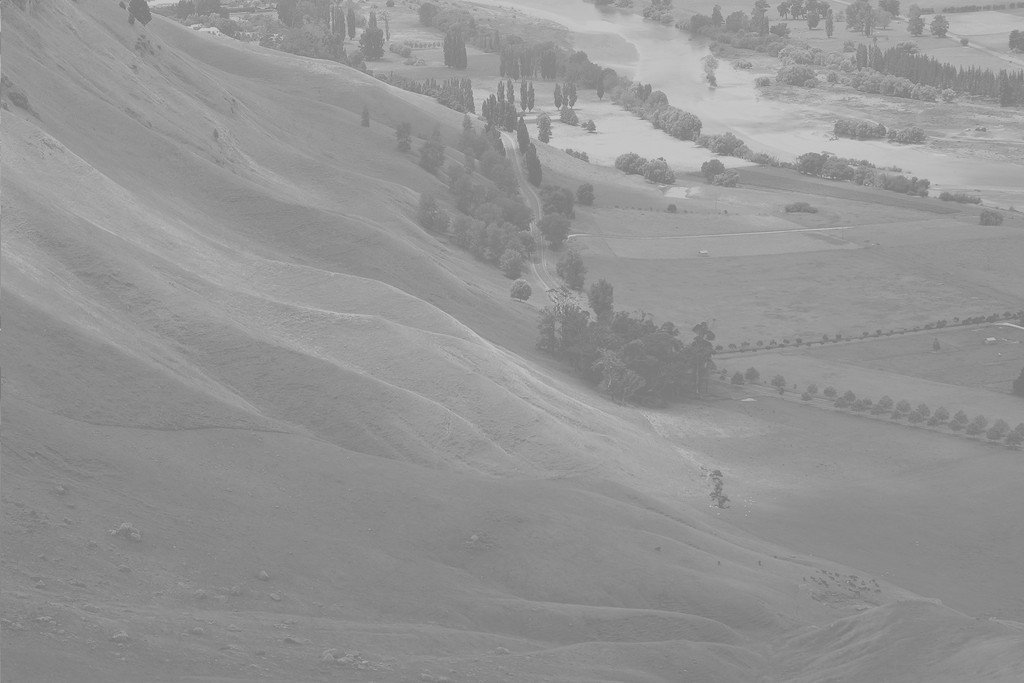
#> input picture Image_Processing/images/mountain.jpg, 1024 x 683 px
$ jupyter execute histogram_equalization.ipynb
#> lines starting #> are read from the running program, lines starting #| are printed output that depends on the picture
# Histogram Equalization

## Import necessary libraries

[cell 1]
import cv2
import numpy as np
import matplotlib.pyplot as plt

## Function for plotting image and its histogram with CDF line

[cell 2]
def plot_img_and_hist(img):
    hist, bins = np.histogram(img.flatten(), 256, [0, 256])

    # Calculate and normalize the cumulative distribution function (cdf)
    cdf = hist.cumsum()
    cdf_normalized = cdf * float(hist.max()) / cdf.max()

    plt.figure(figsize=(10, 5))

    plt.subplot(1, 2, 1)
    plt.imshow(cv2.cvtColor(img, cv2.COLOR_BGR2RGB))
    plt.title('Image')
    plt.axis('on')

    plt.subplot(1, 2, 2)
    plt.plot(bins[:-1], cdf_normalized, color = 'b')
    plt.hist(img.flatten(), 256, [0, 256], color = 'r')
    plt.xlim([0, 256])
    plt.legend(('cdf','histogram'), loc = 'upper left')
    plt.title('Histogram and CDF')

    # Adjust the space between subplots
    plt.tight_layout(pad=3.0)

    # Show the figure
    plt.show()

## Load image

[cell 3]
# Load image as grayscale
img = cv2.imread('./images/mountain.jpg', cv2.IMREAD_GRAYSCALE)
#> img is the input picture: shape (683, 1024); min 108, max 216, mean 148
# Display the image with Histogram and CDF
plot_img_and_hist(img)
#> in plot_img_and_hist, `hist, bins = np.histogram(img.flatten(), 256, [0, 256])`: hist = 256 values, max 26977 at index 138, min 0 at index 0, mean 2732; bins = 257 values from 0 to 256
#> in plot_img_and_hist, `cdf = hist.cumsum()`: cdf = 256 values from 0 to 699392
#> in plot_img_and_hist, `cdf_normalized = cdf * float(hist.max()) / cdf.max()`: cdf_normalized = 256 values from 0 to 26977
#> in plot_img_and_hist, `plt.show()`:
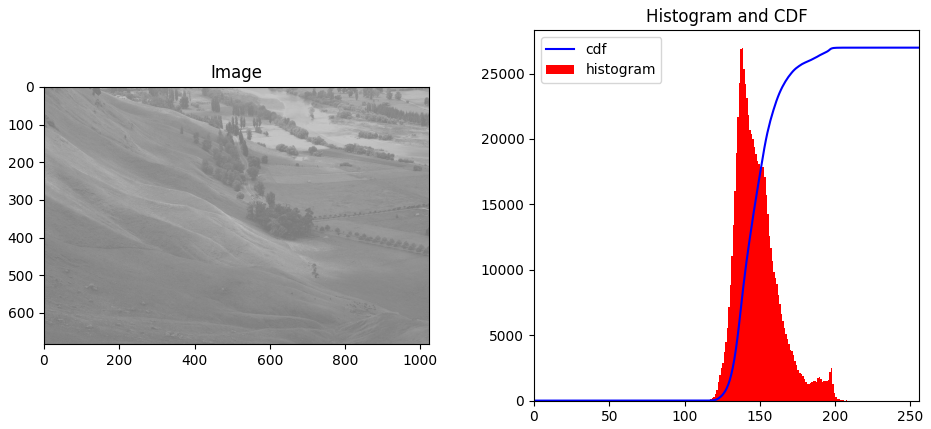
#> figure drawn by matplotlib, 2 panels; panel 2: tallest bar 26977 high, from x = 138 to 139; panel 2: curve peaks at x = 216, y = 26977

The histogram lies in brighter region. We need the full spectrum. For that, we need a transformation function which maps the input pixels in brighter region to output pixels in full region.

## Histogram equalization

First, calculate histogram and cdf of the image

[cell 4]
hist, bins = np.histogram(img.flatten(), 256, [0, 256])
#> bins = 257 values from 0 to 256
cdf = hist.cumsum()
#> cdf = 256 values from 0 to 699392

Now we find the minimum histogram value (excluding 0) and apply the histogram equalization equation:

We the masked array concept array from Numpy. For masked array, all operations are performed on non-masked elements.

[cell 5]
cdf_m = np.ma.masked_equal(cdf, 0)
cdf_m = (cdf_m-cdf_m.min()) * 255 / (cdf_m.max()-cdf_m.min())
cdf = np.ma.filled(cdf_m, 0).astype('uint8')
#> cdf = 256 values from 0 to 255

Finally, calculate and plot the equalized image

[cell 6]
img2 = cdf[img]
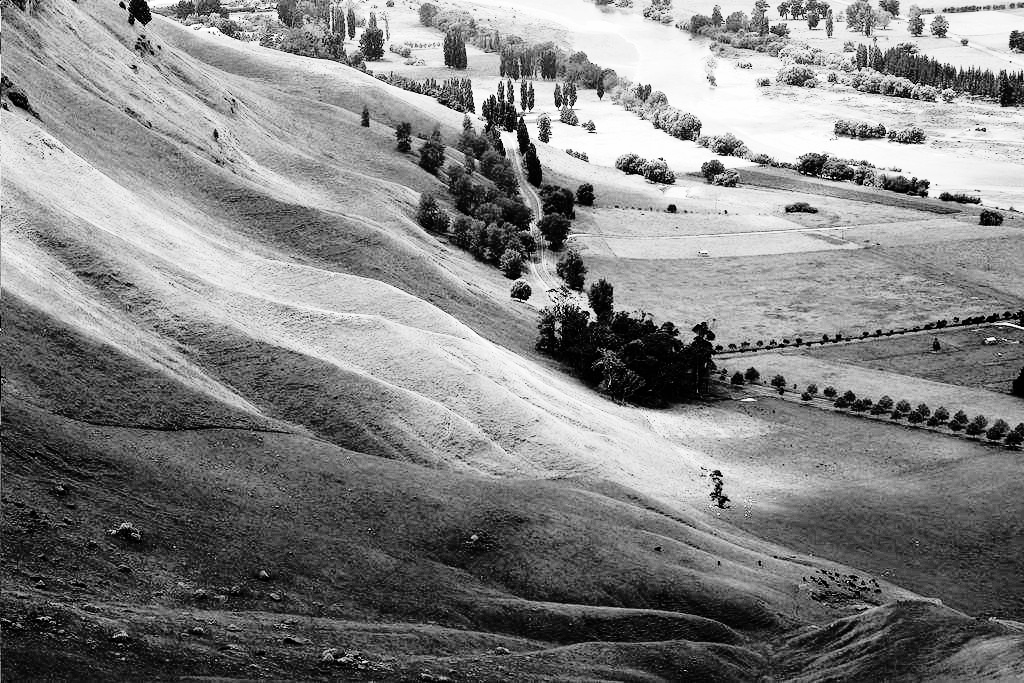
#> img2: shape (683, 1024); min 0, max 255, mean 130
plot_img_and_hist(img2)
#> in plot_img_and_hist (call 2), `hist, bins = np.histogram(img.flatten(), 256, [0, 256])`: hist = 256 values, max 26977 at index 72, min 0 at index 4, mean 2732
#> in plot_img_and_hist (call 2), `cdf = hist.cumsum()`: cdf = 256 values from 2022 to 699392
#> in plot_img_and_hist (call 2), `cdf_normalized = cdf * float(hist.max()) / cdf.max()`: cdf_normalized = 256 values from 77.99 to 26977
#> in plot_img_and_hist (call 2), `plt.show()`:
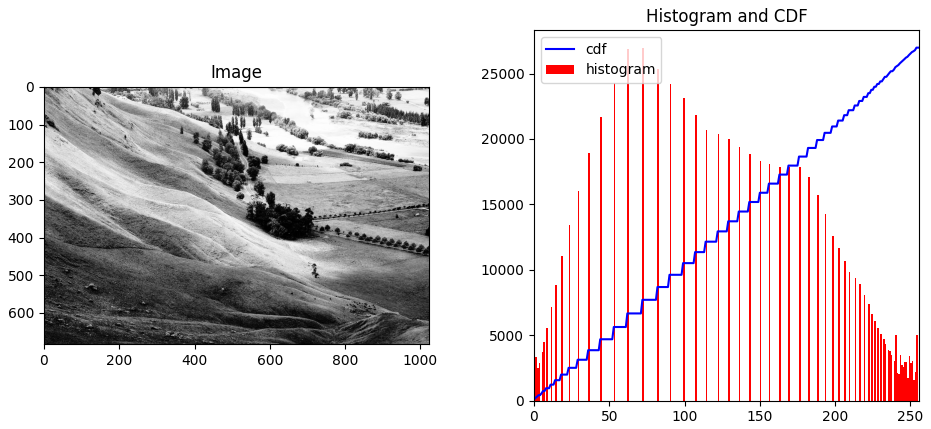
#> figure drawn by matplotlib, 2 panels; panel 2: tallest bar 26977 high, from x = 72 to 73; panel 2: curve peaks at x = 255, y = 26977
